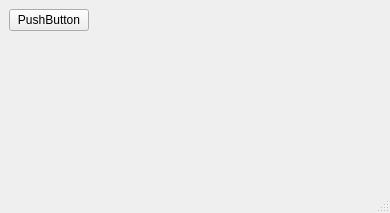
<?xml version="1.0" encoding="UTF-8"?>
<ui version="4.0">
 <class>MainWindow</class>
 <widget class="QMainWindow" name="MainWindow">
  <property name="geometry">
   <rect>
    <x>0</x>
    <y>0</y>
    <width>390</width>
    <height>213</height>
   </rect>
  </property>
  <property name="windowTitle">
   <string>ГТА 6</string>
  </property>
  <widget class="QWidget" name="centralwidget">
   <layout class="QVBoxLayout" name="verticalLayout">
    <item>
     <layout class="QHBoxLayout" name="horizontalLayout">
      <item>
       <widget class="QPushButton" name="pushButton">
        <property name="text">
         <string>PushButton</string>
        </property>
       </widget>
      </item>
      <item>
       <spacer name="horizontalSpacer">
        <property name="orientation">
         <enum>Qt::Horizontal</enum>
        </property>
        <property name="sizeHint" stdset="0">
         <size>
          <width>40</width>
          <height>20</height>
         </size>
        </property>
       </spacer>
      </item>
     </layout>
    </item>
    <item>
     <spacer name="verticalSpacer">
      <property name="orientation">
       <enum>Qt::Vertical</enum>
      </property>
      <property name="sizeHint" stdset="0">
       <size>
        <width>20</width>
        <height>141</height>
       </size>
      </property>
     </spacer>
    </item>
   </layout>
  </widget>
  <widget class="QStatusBar" name="statusbar"/>
 </widget>
 <resources/>
 <connections/>
</ui>
